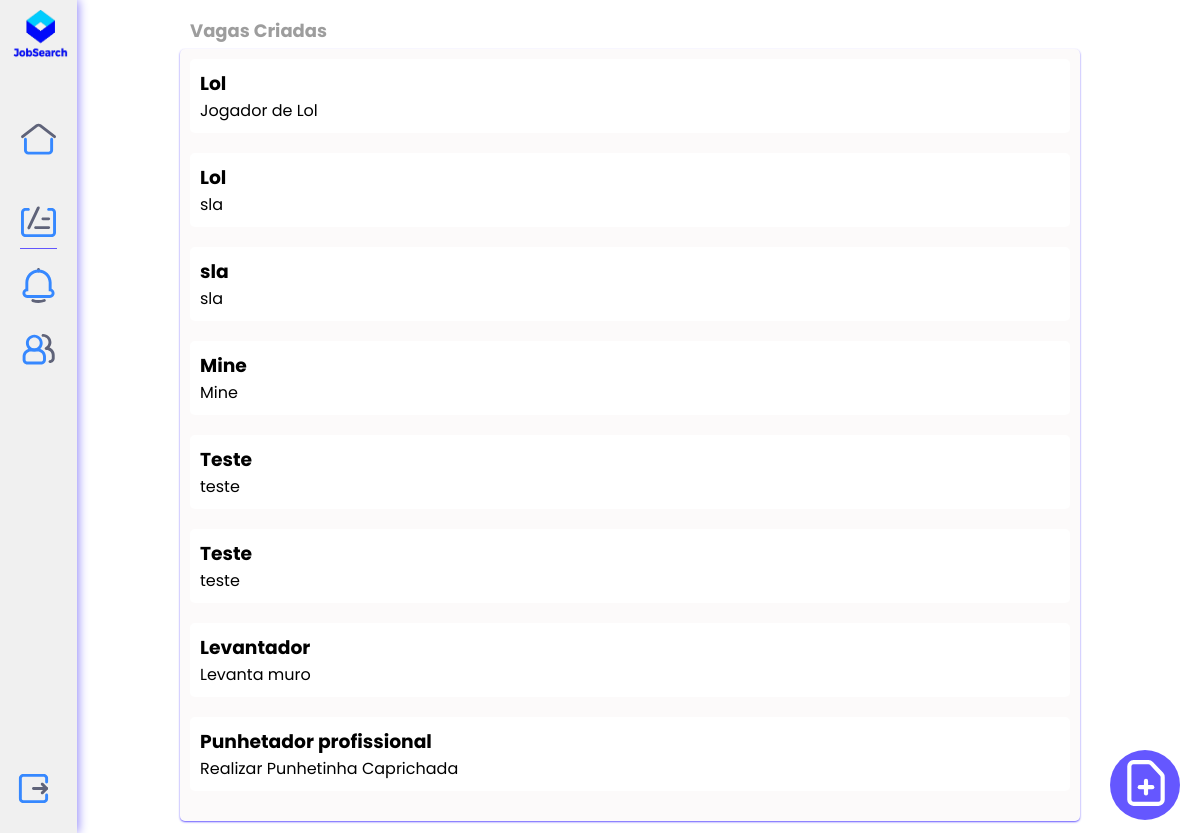
Page /WebInicial/empresa/area_empresa.php (signed in) on the committed database.
### tables this page shows
CREATE TABLE `tbl_vagas` (
  `vag_id` int(11) NOT NULL AUTO_INCREMENT,
  `vag_titulo` varchar(45) NOT NULL,
  `vag_descricao` varchar(100) NOT NULL,
  `vag_local` varchar(30) NOT NULL,
  `vag_salario` decimal(7,2) NOT NULL,
  `vag_requisitos` varchar(50) NOT NULL,
  `vag_dataPub` date NOT NULL,
  `vag_emp_id` int(11) NOT NULL,
  `vag_modo` varchar(45) NOT NULL,
  `vag_reqdesejaveis` varchar(45) NOT NULL,
  PRIMARY KEY (`vag_id`)
);

### WebInicial/empresa/area_empresa.php (the view, shortened to what this page needs)
<?php
include('../conexao.php');
$user_id = $_SESSION['emp_id'];
?>
<!DOCTYPE html>
<html lang="pt-br">
<head>
    <link rel="stylesheet" href="../Estilos/estilo3_h.css">
    <link rel="stylesheet" href="../Estilos/estilopadrao.css">
</head>
<body>
<nav>
        <a class="select" id="logo" href="home_empresa.php"><img class="logo" src="../imagens/logo.png" alt=""></a>
        <a class="select" id="home" href="home_empresa.php"><img class="imgHome" src="../imagens/home-page-svgrepo-com.svg" alt=""></a>
        <a class="selecionado" href="area_empresa.php"><img class="icon" src="../imagens/notebook-svgrepo-com.svg" alt="" /></a>
        <div class="alert">
            <button id="notificacao" class="select">
                <img class="icon-notif" src="../imagens/remind-svgrepo-com.svg" alt="">
            </button>
        </div>
        <a class="select" href="perfil_empresa.php"><img class="icon" src="../imagens/group-svgrepo-com.svg" alt=""></a>
        <a class="select" id="config" href="logout.php"><img class="icon" src="../imagens/quit-svgrepo-com.svg" alt=""></a>
    </nav>
    <main>
    <h2>Vagas Criadas</h2>
        <div class="lista">
            <?php
            $query = "SELECT * FROM tbl_vagas WHERE vag_emp_id = $user_id";
            $stmt = $conexao->prepare($query);
            $stmt->execute();
            while ($row_produto2 = $stmt->fetch(PDO::FETCH_ASSOC)) {
            ?>
            <a href="detalhe_vaga.php?id=<?php echo $row_produto2['vag_id']; ?>">
            <div class="bloco">
            <h3><?php echo $row_produto2['vag_titulo']; ?></h3>
            <p><?php echo $row_produto2['vag_descricao']; ?></p>
            </div>
        </a>
        <?php
        }
        ?>
        </div>
           <a class="border" href="cadastroVaga.php"><img class="create" src="../imagens/file-add-svgrepo-com.svg" alt=""></a>
    </main>
</body>
</html>

### WebInicial/Estilos/estilo3_h.css (style rules this page uses)
:root { --cor0: #000000; --cor1: #1a1a1ae5; --cor2: #1a1a1aee; --cor3: #000000bc; --cor4: #4938ffd7; --cor5: #8b80f9; --cor6: #fff; --cor7: #f5eeee4d; --cor8: #8a80f91c; }
main { height: 100%; width: 75%; margin-top: 1%; margin-left: 15%; margin-right: 10%; margin-bottom: 1%; color: var(--cor0); }
main > h2 { padding: 5px; padding-left: 10px; text-align: left; font-size: 18px; color: var(--cor3); }

### WebInicial/Estilos/estilopadrao.css (style rules this page uses)
:root { --cor0: #000000; --cor1: #1a1a1ae5; --cor2: #1a1a1aee; --cor3: #00000062; --cor4: #4938ffd7; --cor5: #8b80f9; --cor6: #fff; --cor7: #f5eeee4d; }
* { margin: 0; padding: 0; box-sizing: border-box; font-family: "Poppins", sans-serif; }
body { margin: 0; padding: 0; font-family: Arial, Helvetica, sans-serif; background: var(--cor6); background-attachment: fixed; display: flex; }
nav { height: 100%; padding: 100px 20px 560px 20px; background-color: #edededcd; text-align: center; box-shadow: 1px 0px 10px 0px var(--cor5); display: grid; position: fixed; top: 0; margin-right: 100px; }
nav>a, nav>button { padding: 1px; margin-top: 20px; margin-bottom: 20px; text-decoration: none; color: var(--cor4); }
.selecionado { box-shadow: 0px 1px 0px 0px var(--cor4); }
.icon { width: 35px; height: 35px; }
.icon-notif { width: 35px; height: 35px; }
.imgHome { width: 35px; height: 35px; }
#logo { position: fixed; top: 10px; }
#config { position: fixed; top: 90%; left: 15px; }
button { background: none; border: none; cursor: pointer; }
.logo { position: fixed; top: 1%; left: 13px; width: 55px; height: 50px; }

### WebInicial/empresa/area_empresa.php (style rules this page uses)
.create { position: fixed; top: 91%; right: 29px; width: 50px; height: 50px; }
.border { background-color: #4938ffd7; border-radius: 50%; position: fixed; top: 90%; right: 20px; width: 70px; height: 70px; }
.lista { background: #f5eeee4d; padding: 10px; border-radius: 5px; box-shadow: 0px 1px 2px 0px #4938ffd7; }
.bloco { background-color: white; padding: 10px; border-radius: 5px; margin-bottom: 20px; }
a { text-decoration: none; color: black; }

### rows in the picture
tbl_vagas: vag_titulo "Lol", vag_descricao "Jogador de Lol"
tbl_vagas: vag_titulo "Lol", vag_descricao "sla"
tbl_vagas: vag_titulo "sla", vag_descricao "sla"
tbl_vagas: vag_titulo "Mine", vag_descricao "Mine"
tbl_vagas: vag_titulo "Teste", vag_descricao "teste"
tbl_vagas: vag_titulo "Teste", vag_descricao "teste"
tbl_vagas: vag_titulo "Levantador", vag_descricao "Levanta muro"
tbl_vagas: vag_titulo "Punhetador profissional", vag_descricao "Realizar Punhetinha Caprichada"
